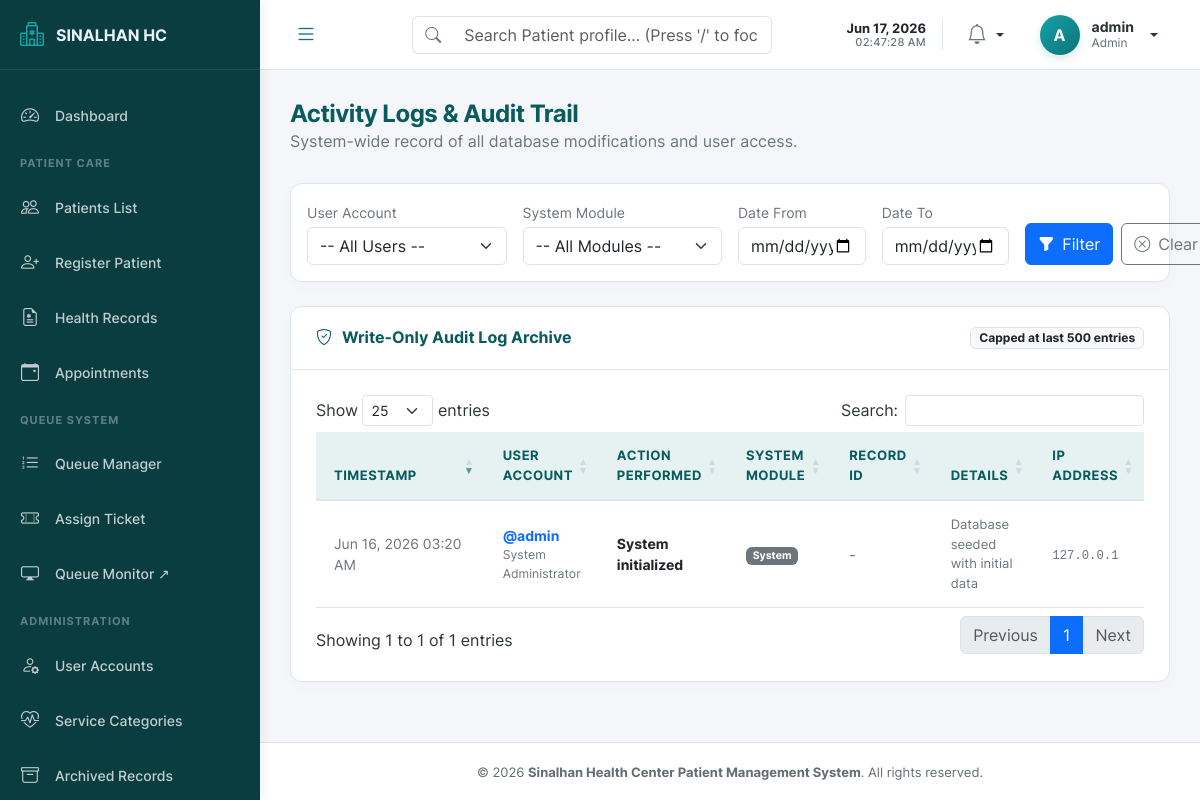
/admin/activity_log.php (signed in), run on the app's committed database.
### tables this page shows
CREATE TABLE IF NOT EXISTS system_settings (
    setting_key VARCHAR(100) NOT NULL PRIMARY KEY,
    setting_value TEXT DEFAULT NULL,
    updated_at TIMESTAMP NOT NULL DEFAULT CURRENT_TIMESTAMP ON UPDATE CURRENT_TIMESTAMP
);

CREATE TABLE IF NOT EXISTS activity_log (
    log_id INT AUTO_INCREMENT PRIMARY KEY,
    user_id INT DEFAULT NULL,
    action VARCHAR(255) NOT NULL COMMENT 'e.g. Registered patient, Updated appointment',
    module ENUM('Patient Records', 'Health Records', 'Appointment', 'Queue', 'Admin', 'Auth', 'System') NOT NULL,
    record_id INT DEFAULT NULL COMMENT 'ID of the affected record',
    details TEXT DEFAULT NULL COMMENT 'Additional context about the action',
    ip_address VARCHAR(45) DEFAULT NULL,
    created_at TIMESTAMP NOT NULL DEFAULT CURRENT_TIMESTAMP,
    INDEX idx_user_id (user_id),
    INDEX idx_module (module),
    INDEX idx_created_at (created_at),
    INDEX idx_record_id (record_id),
    CONSTRAINT fk_activity_log_user 
        FOREIGN KEY (user_id) REFERENCES users(user_id) 
        ON DELETE SET NULL ON UPDATE CASCADE
);

CREATE TABLE IF NOT EXISTS users (
    user_id INT AUTO_INCREMENT PRIMARY KEY,
    username VARCHAR(50) NOT NULL UNIQUE,
    password_hash VARCHAR(255) NOT NULL,
    first_name VARCHAR(100) NOT NULL,
    last_name VARCHAR(100) NOT NULL,
    email VARCHAR(150) DEFAULT NULL,
    contact_number VARCHAR(20) DEFAULT NULL,
    role ENUM('admin', 'staff', 'bhw') NOT NULL DEFAULT 'staff',
    is_active TINYINT(1) NOT NULL DEFAULT 1 COMMENT '1=active, 0=deactivated',
    last_login DATETIME DEFAULT NULL,
    last_login_ip VARCHAR(45) DEFAULT NULL,
    is_archived TINYINT(1) NOT NULL DEFAULT 0 COMMENT '1=archived, 0=active',
    two_fa_secret VARCHAR(32) DEFAULT NULL,
    two_fa_enabled TINYINT(1) DEFAULT 0,
    must_change_password TINYINT(1) NOT NULL DEFAULT 0 COMMENT '1=must change on login, 0=normal',
    theme VARCHAR(10) NOT NULL DEFAULT 'light',
    font_size VARCHAR(10) NOT NULL DEFAULT 'normal',
    created_at TIMESTAMP NOT NULL DEFAULT CURRENT_TIMESTAMP,
    updated_at TIMESTAMP NOT NULL DEFAULT CURRENT_TIMESTAMP ON UPDATE CURRENT_TIMESTAMP,
    INDEX idx_role (role),
    INDEX idx_is_active (is_active),
    INDEX idx_is_archived (is_archived)
);

### includes/settings_helper.php (called while the page is built, shortened)
<?php
function get_setting($pdo, $key, $default = null) {
    try {
        $stmt = $pdo->prepare("SELECT setting_value FROM system_settings WHERE setting_key = ?");
        $stmt->execute([$key]);
        $val = $stmt->fetchColumn();
        return ($val !== false && $val !== null) ? $val : $default;
    } catch (Exception $e) {
        error_log("Failed to fetch setting '{$key}': " . $e->getMessage());
        return $default;
    }
}

### admin/activity_log.php (the view, shortened to what this page needs)
<?php
$active_menu = 'activity_log';
$pdo = Database::getInstance()->getConnection();
$filterDateFrom = $_GET['date_from'] ?? '';
$filterDateTo = $_GET['date_to'] ?? '';
try {
    $sql = "
        SELECT al.log_id, al.action, al.module, al.record_id, al.details, al.ip_address, al.created_at,
               u.username, u.first_name, u.last_name
        FROM activity_log al
        LEFT JOIN users u ON al.user_id = u.user_id
        WHERE 1=1
    ";
    $params = [];
    $sql .= " ORDER BY al.created_at DESC LIMIT 500";
    $stmt = $pdo->prepare($sql);
    $stmt->execute($params);
    $logs = $stmt->fetchAll();
} catch (Exception $e) {
    error_log("Activity log loading failed: " . $e->getMessage());
    $usersDropdown = [];
    $logs = [];
}
require_once __DIR__ . '/../includes/header.php';
require_once __DIR__ . '/../includes/sidebar.php';
?>
<main class="main-content">
    <div class="page-header">
        <div>
            <h2 class="page-title">Activity Logs & Audit Trail</h2>
            <p class="text-secondary mb-0">System-wide record of all database modifications and user access.</p>
        </div>
    </div>
    <div class="card-custom mb-4">
        <div class="card-custom-body p-3">
            <form method="GET" action="<?= BASE_URL ?>admin/activity_log.php" class="row g-3 align-items-end">
                <div class="col-md-3">
                    <label for="user_id" class="form-label font-weight-bold mb-1 small text-secondary">User Account</label>
                    <select name="user_id" id="user_id" class="form-select">
                        <option value="">-- All Users --</option>
                    </select>
                </div>
                <div class="col-md-3">
                    <label for="module" class="form-label font-weight-bold mb-1 small text-secondary">System Module</label>
                    <select name="module" id="module" class="form-select">
                        <option value="">-- All Modules --</option>
                    </select>
                </div>
                <div class="col-md-2">
                    <label for="date_from" class="form-label font-weight-bold mb-1 small text-secondary">Date From</label>
                    <input type="date" name="date_from" id="date_from" class="form-control" value="<?= htmlspecialchars($filterDateFrom) ?>">
                </div>
                <div class="col-md-2">
                    <label for="date_to" class="form-label font-weight-bold mb-1 small text-secondary">Date To</label>
                    <input type="date" name="date_to" id="date_to" class="form-control" value="<?= htmlspecialchars($filterDateTo) ?>">
                </div>
                <div class="col-md-2 d-flex gap-2">
                    <button type="submit" class="btn btn-primary w-100 py-2 d-flex align-items-center justify-content-center gap-2">
                        <i class="bi bi-funnel-fill"></i>
                        <span>Filter</span>
                    </button>
                    <a href="<?= BASE_URL ?>admin/activity_log.php" class="btn btn-outline-secondary w-100 py-2 d-flex align-items-center justify-content-center gap-2" title="Clear Filters">
                        <i class="bi bi-x-circle"></i>
                        <span>Clear</span>
                    </a>
                </div>
            </form>
        </div>
    </div>
    <div class="card-custom">
        <div class="card-custom-header">
            <h3 class="card-custom-title"><i class="bi bi-shield-check"></i> Write-Only Audit Log Archive</h3>
            <span class="badge bg-light text-dark border">Capped at last 500 entries</span>
        </div>
        <div class="card-custom-body">
            <div class="table-responsive">
                <table class="table table-hover table-custom align-middle" id="logsTable">
                    <thead>
                        <tr>
                            <th style="width: 170px;">Timestamp</th>
                            <th>User Account</th>
                            <th>Action Performed</th>
                            <th>System Module</th>
                            <th>Record ID</th>
                            <th>Details</th>
                            <th>IP Address</th>
                        </tr>
                    </thead>
                    <tbody>
                        <?php foreach ($logs as $l): ?>
                            <tr>
                                <td data-order="<?= htmlspecialchars($l['created_at']) ?>">
                                    <span class="text-secondary"><?= date('M d, Y h:i A', strtotime($l['created_at'])) ?></span>
                                </td>
                                <td>
                                    <?php if ($l['username']): ?>
                                        <strong class="text-primary">@<?= htmlspecialchars($l['username']) ?></strong>
                                        <div class="small text-secondary"><?= htmlspecialchars($l['first_name'] . ' ' . $l['last_name']) ?></div>
                                    <?php else: ?>
                                        <span class="text-muted">System Agent</span>
                                    <?php endif; ?>
                                </td>
                                <td><strong class="text-dark"><?= htmlspecialchars($l['action']) ?></strong></td>
                                <td>
                                    <?php
                                        $badgeClass = 'bg-secondary';
                                    ?>
                                    <span class="badge <?= $badgeClass ?>"><?= htmlspecialchars($l['module']) ?></span>
                                </td>
                                <td>
                                    <?= $l['record_id'] ? '<span class="badge bg-light text-dark border">#' . $l['record_id'] . '</span>' : '<span class="text-muted">-</span>' ?>
                                </td>
                                <td class="text-secondary" style="max-width: 250px; font-size: 13px;">
                                    <?= htmlspecialchars($l['details'] ?? '-') ?>
                                </td>
                                <td><code class="text-secondary"><?= htmlspecialchars($l['ip_address'] ?? '0.0.0.0') ?></code></td>
                            </tr>
                        <?php endforeach; ?>
                    </tbody>
                </table>
            </div>
        </div>
    </div>
</main>
<?php
require_once __DIR__ . '/../includes/footer.php';
?>

### includes/sidebar.php (shortened to what this page needs)
<?php
require_once __DIR__ . '/../includes/settings_helper.php';
$sidebarPdo = Database::getInstance()->getConnection();
$clinicNameSetting = get_setting($sidebarPdo, 'clinic_name', 'Sinalhan HC');
$clinicLogoSetting = get_setting($sidebarPdo, 'clinic_logo', '');
$logoText = 'SINALHAN HC';
if (!empty($clinicNameSetting)) {
    if (stripos($clinicNameSetting, 'Barangay Sinalhan') === 0) {
        $logoText = 'SINALHAN HC';
    } else {
        $logoText = mb_strtoupper($clinicNameSetting);
    }
}
$fontSize = '16px';
$role = $_SESSION['role'] ?? 'staff';
$sidebarUserFullName = $_SESSION['full_name'] ?? 'Health Staff';
$avatarLetter = strtoupper(substr($_SESSION['username'] ?? 'H', 0, 1));
$currentMenu = $active_menu ?? '';
?>
<aside id="sidebar">
    <div class="sidebar-header">
        <a href="<?= BASE_URL ?>index.php" class="sidebar-logo">
            <?php if (!empty($clinicLogoSetting)): ?>
                <img src="<?= BASE_URL . $clinicLogoSetting ?>" alt="Logo" style="height: 30px; width: 30px; object-fit: contain; border-radius: 4px;">
            <?php else: ?>
                <i class="bi bi-hospital"></i>
            <?php endif; ?>
            <span style="font-size: <?= $fontSize ?>; text-overflow: ellipsis; overflow: hidden; white-space: nowrap; flex-grow: 1;"><?= htmlspecialchars($logoText) ?></span>
        </a>
    </div>
    <ul class="sidebar-menu">
        <?php if ($role === 'admin'): ?>
            <li class="menu-item <?= $currentMenu === 'dashboard' ? 'active' : '' ?>">
                <a href="<?= BASE_URL ?>admin/dashboard.php" class="menu-link">
                    <i class="bi bi-speedometer2"></i>
                    <span>Dashboard</span>
                </a>
            </li>
        <?php endif; ?>
        <li class="menu-header">Patient Care</li>
        <li class="menu-item <?= $currentMenu === 'patients' ? 'active' : '' ?>">
            <a href="<?= BASE_URL ?>patients/list.php" class="menu-link">
                <i class="bi bi-people"></i>
                <span>Patients List</span>
            </a>
        </li>
        <li class="menu-item <?= $currentMenu === 'patients_register' ? 'active' : '' ?>">
            <a href="<?= BASE_URL ?>patients/register.php" class="menu-link">
                <i class="bi bi-person-plus"></i>
                <span>Register Patient</span>
            </a>
        </li>
        <?php if ($role === 'admin' || $role === 'staff'): ?>
            <li class="menu-item <?= $currentMenu === 'health_records' ? 'active' : '' ?>">
                <a href="<?= BASE_URL ?>health_records/list.php" class="menu-link">
                    <i class="bi bi-file-earmark-medical"></i>
                    <span>Health Records</span>
                </a>
            </li>
        <?php endif; ?>
        <li class="menu-item <?= $currentMenu === 'appointments' ? 'active' : '' ?>">
            <a href="<?= BASE_URL ?>appointments/list.php" class="menu-link">
                <i class="bi bi-calendar-event"></i>
                <span>Appointments</span>
            </a>
        </li>
        <li class="menu-header">Queue System</li>
        <?php if ($role === 'admin' || $role === 'staff' || $role === 'bhw'): ?>
            <li class="menu-item <?= $currentMenu === 'queue_manage' ? 'active' : '' ?>">
                <a href="<?= BASE_URL ?>queue/manage.php" class="menu-link">
                    <i class="bi bi-list-ol"></i>
                    <span>Queue Manager</span>
                </a>
            </li>
        <?php endif; ?>
        <li class="menu-item <?= $currentMenu === 'queue_assign' ? 'active' : '' ?>">
            <a href="<?= BASE_URL ?>queue/assign.php" class="menu-link">
                <i class="bi bi-ticket-perforated"></i>
                <span>Assign Ticket</span>
            </a>
        </li>
        <li class="menu-item">
            <a href="<?= BASE_URL ?>queue/display.php" target="_blank" class="menu-link">
                <i class="bi bi-display"></i>
                <span>Queue Monitor ↗</span>
            </a>
        </li>
        <?php if ($role === 'admin'): ?>
            <li class="menu-header">Administration</li>
            <li class="menu-item <?= $currentMenu === 'users' ? 'active' : '' ?>">
                <a href="<?= BASE_URL ?>admin/users.php" class="menu-link">
                    <i class="bi bi-person-gear"></i>
                    <span>User Accounts</span>
                </a>
            </li>
            <li class="menu-item <?= $currentMenu === 'services' ? 'active' : '' ?>">
                <a href="<?= BASE_URL ?>admin/service_types.php" class="menu-link">
                    <i class="bi bi-heart-pulse"></i>
                    <span>Service Categories</span>
                </a>
            </li>
            <li class="menu-item <?= $currentMenu === 'archives' ? 'active' : '' ?>">
                <a href="<?= BASE_URL ?>admin/archived_records.php" class="menu-link">
                    <i class="bi bi-archive"></i>
                    <span>Archived Records</span>
                </a>
            </li>
        <?php endif; ?>
    </ul>
</aside>
<div id="content-wrapper">
    <header class="top-navbar">
        <button class="toggle-sidebar-btn" id="toggleSidebar" aria-label="Toggle Navigation">
            <i class="bi bi-list"></i>
        </button>
        <div class="search-bar-global d-none d-md-flex align-items-center position-relative ms-3" style="max-width: 360px; flex-grow: 1;">
            <div class="input-group">
                <span class="input-group-text bg-transparent border-end-0 text-secondary border-color" style="height: 38px;">
                    <i class="bi bi-search"></i>
                </span>
                <input type="text" id="globalPatientSearch" class="form-control border-start-0 border-color" placeholder="Search Patient profile... (Press '/' to focus)" autocomplete="off" style="height: 38px; box-shadow: none;">
            </div>
        </div>
        <div class="d-flex align-items-center gap-3">
            <div class="d-none d-md-flex flex-column text-end pe-3 border-end" id="headerClockContainer" style="line-height: 1.25; border-color: var(--border-color) !important;">
                <span id="headerClockDate" class="text-dark fw-semibold" style="font-size: 13px; white-space: nowrap;"></span>
                <span id="headerClockTime" class="text-secondary fw-medium" style="font-size: 11px; letter-spacing: 0.3px; white-space: nowrap;"></span>
            </div>
            <div class="dropdown">
                <div class="position-relative cursor-pointer p-2 rounded-circle hover-bg dropdown-toggle no-arrow" id="notificationBell" data-bs-toggle="dropdown" aria-expanded="false" style="outline: none;">
                    <i class="bi bi-bell fs-5 text-secondary"></i>
                </div>
            </div>
            <div class="dropdown">
                <div class="user-profile-menu dropdown-toggle" data-bs-toggle="dropdown" aria-expanded="false">
                    <div class="user-avatar"><?= $avatarLetter ?></div>
                    <div class="user-info d-none d-md-block">
                        <div class="user-name"><?= htmlspecialchars($sidebarUserFullName) ?></div>
                        <div class="user-role"><?= htmlspecialchars($role) ?></div>
                    </div>
                </div>
            </div>
        </div>
    </header>

### data on the page
system_settings: setting_value "SINALHAN HC"
activity_log: created_at "Jun 16, 2026 03:20 AM", user.username "admin", user.last_name "System Administrator", action "System initialized", module "System", details "Database seeded with initial data", ip_address "127.0.0.1"

### other printed values
$avatarLetter "A"
$sidebarUserFullName "admin"
$role "Admin"
APP_NAME "Sinalhan Health Center Patient Management System"
